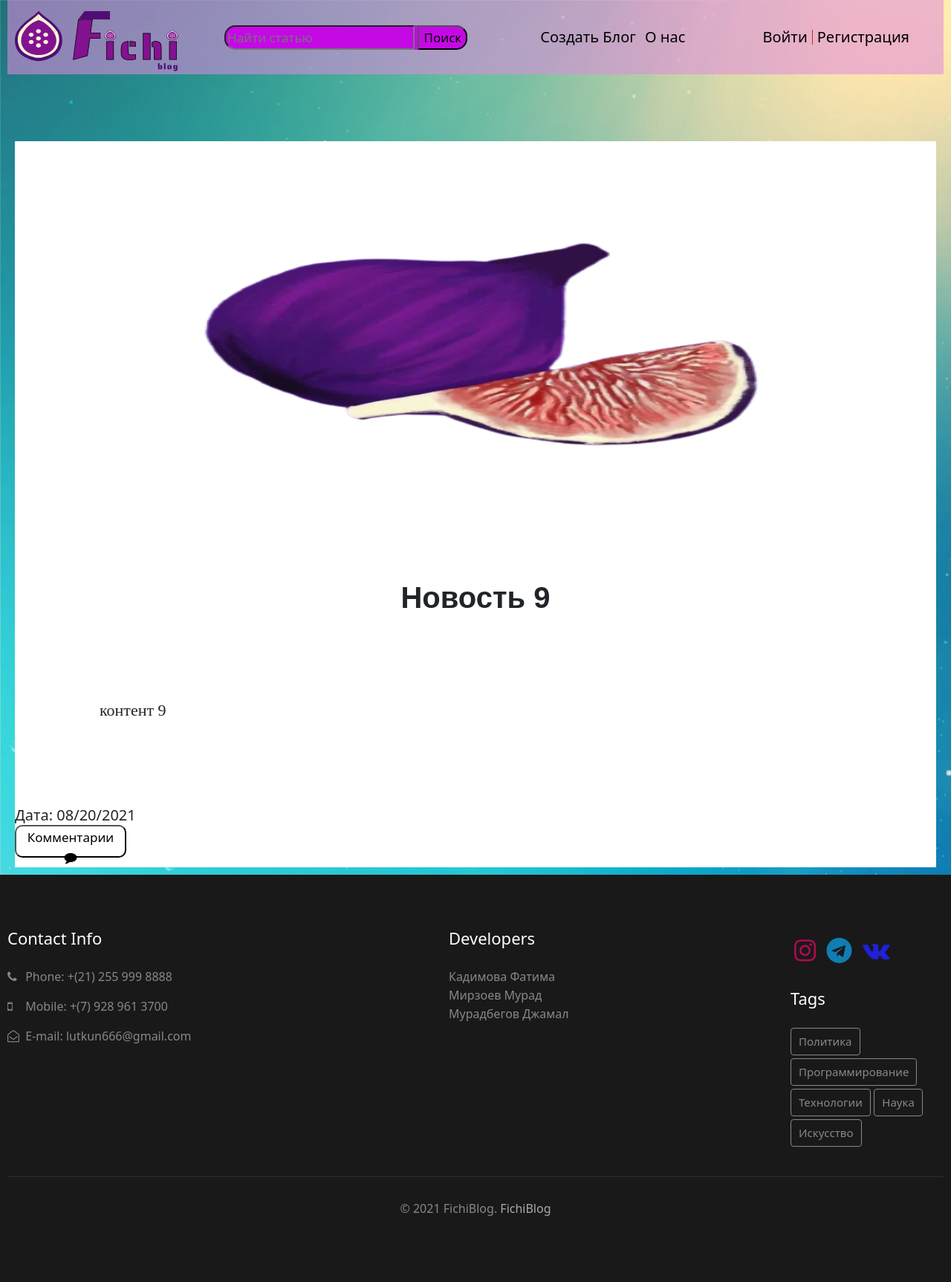
Screenshot of /blog/11 with the database file from the repository.
### blg/models.py (models this page shows, shortened)
class BlogApps(models.Model):
    title = models.CharField(max_length=20, verbose_name='Название')
    content = models.TextField(verbose_name='Контент')
    created_at = models.DateTimeField(auto_now_add = True, verbose_name='Дата публикации')
    photo = models.ImageField(null=True, upload_to='photo/', verbose_name='Картинка')
    updated_at = models.DateTimeField(auto_now = True, verbose_name='Обновлено')
    is_published = models.BooleanField(default=True, verbose_name='Опубликовано')
    category = models.ForeignKey('Category', on_delete=models.PROTECT, null=True, verbose_name='Категория')
    class Meta:
        verbose_name = 'Блог'
        verbose_name_plural = 'Блоги'
        ordering = ['-created_at']

class Category(models.Model):
    title = models.CharField(max_length=150, db_index=True, verbose_name='Наименование категории')
    def get_absolute_url(self):
        return reverse('category', kwargs={'category_id':self.pk})

### blg/views.py (the view)
# urls.py: path('blog/<int:pk>', ViewsBlogs.as_view(), name='get_blog'),
class ViewsBlogs(DetailView):
    model = BlogApps
    template_name = 'blg/get_blogs.html'

### blg/templatetags/blog_tags.py (called while the page is built)
@register.simple_tag()
def get_category():
    return Category.objects.all()

### blg/templates/blg/get_blogs.html
{% extends 'base.html' %}
{% load static %}
{% block index %}
    <div class="content__blog">
        <div class="content__image">
            <img class="img" src="{{ object.photo.url }}" alt="" width="1220" height="550">
        </div>
        <div class="clase">
            <div class="content___title__head">
                <h1 class=" content___title">{{ object.title }}</h1>
            </div>
        </div>
        <div class="content___text">
            {{ object.content|linebreaks }}
        </div>
        <div class="content___date">
            Дата: {{  object.created_at|date:"SHORT_DATE_FORMAT"  }}
        </div>
        <div class="comment">
            <a class="comment___link" href="#" >
                <button class="comment___button">
                    Комментарии
                    <i class="fa fa-comment" aria-hidden="true"></i>
                </button>
            </a>
        </div>
    </div>
{% endblock %}

### templates/inc/_footer.html (shortened to what this page needs)
{% load blog_tags %}
<section class="ssh-footer-28-main">
    <div class="footer-28">
        <div class="wrapper">
            <div class="d-grid grid-col-4 footer-top-28">
                <div class="flex">
                <div class="footer-list-28 mobile-footer-full">
                    <h6 class="footer-title-28">Contact Info</h6>
                    <ul>
                        <li><span class="fa fa-phone"></span> Phone: <a href="tel:+7-800-999-800">+(21) 255 999 8888</a>
                        </li>
                        <li><span class="fa fa-mobile"></span> Mobile: <a href="tel:+7-928-961-37-00"> +(7) 928 961
                            3700</a></li>
                        <li><span class="fa fa-envelope-open-o"></span> E-mail: <a href="mailto:vegetables@gmail.com"
                                                                                 class="mail"> lutkun666@gmail.com</a></li>
                    </ul>
                </div>
                <div class="footer-list-28 mobile-footer-half">
                    <h6 class="footer-title-28">Developers</h6>
                    <p>Кадимова Фатима <br> Мирзоев Мурад <br>
                    Мурадбегов Джамал
                     </p>
                </div>
                    <div class="footer-list-28 mobile-footer-half">
          <div class="obshcon">
              <a class="contacts___link" href="https://www.instagram.com/fichiblog">
                  <i class="fa fa-instagram fa-2x" aria-hidden="true"></i></a>
              <a class="contacts___link" href="https://t.me/fnktw">
                  <i class="fa fa-telegram fa-2x" aria-hidden="true"></i></a>
              <a class="contacts___link" href="https://vk.com/mmmmmmm1208">
                  <i class="fa fa-vk fa-2x" aria-hidden="true"></i></a>
              <h6 class="footer-title-28 margin-top">Tags</h6>
                    {% get_category as categories %}
                    {% for item in categories %}
                    <a href="{{ item.get_absolute_url }}" class="tag">{{ item.title }}</a>
                    {% endfor %}
          </div>
      </div>
            </div>
            </div>
        </div>
        <div class="copyright text-center">
            <div class="wrapper">
                <p class="copy-footer-29">© 2021 FichiBlog. <a href="{% url 'blog_views' %}" target="_blank">FichiBlog</a></p>
            </div>
        </div>
    </div>
</section>

### blog/static/css/style.css (style rules this page uses)
*, *::after, *::before { box-sizing: border-box; }
body { font-size: 17px; line-height: 27px; font-weight: 300; background-image: url(fon.jpg); }
a { text-decoration: none; color: inherit; }
.content__blog { background-color: white; }
.content___text { font-family: serif; margin: 114px; font-size: 22px; }
.content___title { font-family: 'Trebuchet MS', 'Lucida Sans Unicode', 'Lucida Grande', 'Lucida Sans', Arial, sans-serif; font-weight: bold; text-align: center; }
.content___date { font-size: 20px; }
.comment___button { width: 150px; height: 44px; background-color: rgb(255, 255, 255); border-radius: 10px; bottom: 10px; left: 10px; font: bold; }
.content___title__head { margin-top: 20px; }
.clase { padding-top: 20px; }
.content__blog { margin-top: 50PX; }
.obshcon { margin: 5px; padding-top: 10px; }
.contacts___link { color: inherit; padding: 5px; }
.fa-instagram { color: #ac0b52; }
.fa-telegram { color: #117db3; }
.fa-vk { color: #2020d6; }
ul { padding: 0; margin: 0; }
.wrapper { max-width: 1260px; margin: 0 auto; }
.footer-28 { padding: 70px 0; background: #191919; }
.flex { display: flex; justify-content: space-between; }
.ssh-footer-28-main h6.footer-title-28 { color: #fff; font-size: 22px; line-height: 30px; margin-bottom: 25px; font-weight: 500; }
.ssh-footer-28-main .footer-list-28 ul li, .ssh-footer-28-main .midd-footer-28:nth-child(1) .footer-list-28 ul li:last-child { list-style: none; margin-bottom: 15px; }
.ssh-footer-28-main .footer-list-28 ul li a, .ssh-footer-28-main .footer-list-28 ul li { font-weight: normal; font-size: 16px; line-height: 25px; color: #888; }
.ssh-footer-28-main .footer-list-28 ul.posts a p, .ssh-footer-28-main .footer-list-28 p { color: #888; font-size: 16px; line-height: 25px; transition: .3s; }
.ssh-footer-28-main a.tag { font-size: 15px; line-height: 25px; border: 1px solid #888; padding: 5px 10px; display: inline-block; color: #888; border-radius: 4px; margin-bottom: 4px; transition: .5s; }
.ssh-footer-28-main h6.footer-title-28.margin-top { margin-top: 30px; }
.ssh-footer-28-main .footer-list-28 p span.fa, .ssh-footer-28-main .footer-list-28 a span.fa, .ssh-footer-28-main .footer-list-28 ul li span.fa { width: 20px; }
.ssh-footer-28-main p.copy-footer-29 { margin-top: 30px; padding-top: 30px; border-top: 2px solid #252525; }
.ssh-footer-28-main .copyright p { color: #888; font-size: 16px; line-height: 25px; text-align: center; }
.ssh-footer-28-main .copyright p a { color: #aaa; transition: .4s; text-decoration: none; }
.footer-list-28.mobile-footer-full { width: 350px; }
.footer-list-28.mobile-footer-half { width: 211px; }

### rows the page displays
BlogApps: photo (picture), title "Новость 9", content "контент 9", created_at "08/20/2021"
Category: title "Политика"
Category: title "Программирование"
Category: title "Технологии"
Category: title "Наука"
Category: title "Искусство"
